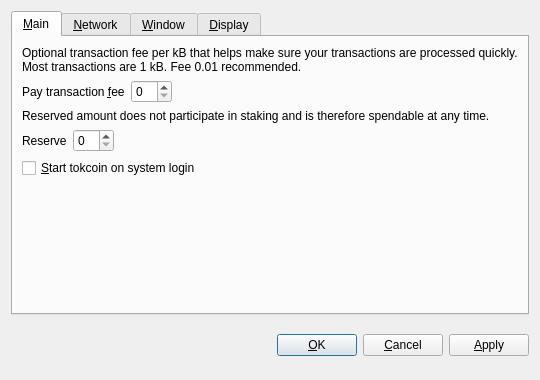
<?xml version="1.0" encoding="UTF-8"?>
<ui version="4.0">
 <class>OptionsDialog</class>
 <widget class="QDialog" name="OptionsDialog">
  <property name="geometry">
   <rect>
    <x>0</x>
    <y>0</y>
    <width>540</width>
    <height>380</height>
   </rect>
  </property>
  <property name="windowTitle">
   <string>Options</string>
  </property>
  <property name="modal">
   <bool>true</bool>
  </property>
  <layout class="QVBoxLayout" name="verticalLayout">
   <item>
    <widget class="QTabWidget" name="tabWidget">
     <property name="tabPosition">
      <enum>QTabWidget::North</enum>
     </property>
     <property name="currentIndex">
      <number>0</number>
     </property>
     <widget class="QWidget" name="tabMain">
      <attribute name="title">
       <string>&amp;Main</string>
      </attribute>
      <layout class="QVBoxLayout" name="verticalLayout_Main">
       <item>
        <widget class="QLabel" name="transactionFeeInfoLabel">
         <property name="text">
          <string>Optional transaction fee per kB that helps make sure your transactions are processed quickly. Most transactions are 1 kB. Fee 0.01 recommended.</string>
         </property>
         <property name="textFormat">
          <enum>Qt::PlainText</enum>
         </property>
         <property name="wordWrap">
          <bool>true</bool>
         </property>
        </widget>
       </item>
       <item>
        <layout class="QHBoxLayout" name="horizontalLayoutFee">
         <item>
          <widget class="QLabel" name="transactionFeeLabel">
           <property name="text">
            <string>Pay transaction &amp;fee</string>
           </property>
           <property name="textFormat">
            <enum>Qt::PlainText</enum>
           </property>
           <property name="buddy">
            <cstring>transactionFee</cstring>
           </property>
          </widget>
         </item>
         <item>
          <widget class="BitcoinAmountField" name="transactionFee"/>
         </item>
         <item>
          <spacer name="horizontalSpacerFee">
           <property name="orientation">
            <enum>Qt::Horizontal</enum>
           </property>
           <property name="sizeHint" stdset="0">
            <size>
             <width>40</width>
             <height>20</height>
            </size>
           </property>
          </spacer>
         </item>
        </layout>
       </item>
       <item>
        <widget class="QLabel" name="reserveBalanceInfoLabel">
         <property name="text">
          <string>Reserved amount does not participate in staking and is therefore spendable at any time.</string>
         </property>
         <property name="textFormat">
          <enum>Qt::PlainText</enum>
         </property>
         <property name="wordWrap">
          <bool>true</bool>
         </property>
        </widget>
       </item>
       <item>
        <layout class="QHBoxLayout" name="horizontalLayoutReserveBalance">
         <item>
          <widget class="QLabel" name="reserveBalanceLabel">
           <property name="text">
            <string>Reserve</string>
           </property>
           <property name="textFormat">
            <enum>Qt::PlainText</enum>
           </property>
           <property name="buddy">
            <cstring>reserveBalance</cstring>
           </property>
          </widget>
         </item>
         <item>
          <widget class="BitcoinAmountField" name="reserveBalance"/>
         </item>
         <item>
          <spacer name="horizontalSpacerReserveBalance">
           <property name="orientation">
            <enum>Qt::Horizontal</enum>
           </property>
           <property name="sizeHint" stdset="0">
            <size>
             <width>40</width>
             <height>20</height>
            </size>
           </property>
          </spacer>
         </item>
        </layout>
       </item>
       <item>
        <widget class="QCheckBox" name="bitcoinAtStartup">
         <property name="toolTip">
          <string>Automatically start tokcoin after logging in to the system.</string>
         </property>
         <property name="text">
          <string>&amp;Start tokcoin on system login</string>
         </property>
        </widget>
       </item>
       <item>
        <spacer name="verticalSpacer_Main">
         <property name="orientation">
          <enum>Qt::Vertical</enum>
         </property>
         <property name="sizeHint" stdset="0">
          <size>
           <width>20</width>
           <height>40</height>
          </size>
         </property>
        </spacer>
       </item>
      </layout>
     </widget>
     <widget class="QWidget" name="tabNetwork">
      <attribute name="title">
       <string>&amp;Network</string>
      </attribute>
      <layout class="QVBoxLayout" name="verticalLayout_Network">
       <item>
        <widget class="QCheckBox" name="mapPortUpnp">
         <property name="toolTip">
          <string>Automatically open the tokcoin client port on the router. This only works when your router supports UPnP and it is enabled.</string>
         </property>
         <property name="text">
          <string>Map port using &amp;UPnP</string>
         </property>
        </widget>
       </item>
       <item>
        <widget class="QCheckBox" name="connectSocks">
         <property name="toolTip">
          <string>Connect to the tokcoin network through a SOCKS proxy (e.g. when connecting through Tor).</string>
         </property>
         <property name="text">
          <string>&amp;Connect through SOCKS proxy:</string>
         </property>
        </widget>
       </item>
       <item>
        <layout class="QHBoxLayout" name="horizontalLayout_Network">
         <item>
          <widget class="QLabel" name="proxyIpLabel">
           <property name="text">
            <string>Proxy &amp;IP:</string>
           </property>
           <property name="textFormat">
            <enum>Qt::PlainText</enum>
           </property>
           <property name="buddy">
            <cstring>proxyIp</cstring>
           </property>
          </widget>
         </item>
         <item>
          <widget class="QValidatedLineEdit" name="proxyIp">
           <property name="maximumSize">
            <size>
             <width>140</width>
             <height>16777215</height>
            </size>
           </property>
           <property name="toolTip">
            <string>IP address of the proxy (e.g. 127.0.0.1)</string>
           </property>
          </widget>
         </item>
         <item>
          <widget class="QLabel" name="proxyPortLabel">
           <property name="text">
            <string>&amp;Port:</string>
           </property>
           <property name="textFormat">
            <enum>Qt::PlainText</enum>
           </property>
           <property name="buddy">
            <cstring>proxyPort</cstring>
           </property>
          </widget>
         </item>
         <item>
          <widget class="QLineEdit" name="proxyPort">
           <property name="maximumSize">
            <size>
             <width>55</width>
             <height>16777215</height>
            </size>
           </property>
           <property name="toolTip">
            <string>Port of the proxy (e.g. 9050)</string>
           </property>
          </widget>
         </item>
         <item>
          <widget class="QLabel" name="socksVersionLabel">
           <property name="text">
            <string>SOCKS &amp;Version:</string>
           </property>
           <property name="textFormat">
            <enum>Qt::PlainText</enum>
           </property>
           <property name="buddy">
            <cstring>socksVersion</cstring>
           </property>
          </widget>
         </item>
         <item>
          <widget class="QValueComboBox" name="socksVersion">
           <property name="toolTip">
            <string>SOCKS version of the proxy (e.g. 5)</string>
           </property>
          </widget>
         </item>
         <item>
          <spacer name="horizontalSpacer_Network">
           <property name="orientation">
            <enum>Qt::Horizontal</enum>
           </property>
           <property name="sizeHint" stdset="0">
            <size>
             <width>40</width>
             <height>20</height>
            </size>
           </property>
          </spacer>
         </item>
        </layout>
       </item>
       <item>
        <spacer name="verticalSpacer_Network">
         <property name="orientation">
          <enum>Qt::Vertical</enum>
         </property>
         <property name="sizeHint" stdset="0">
          <size>
           <width>20</width>
           <height>40</height>
          </size>
         </property>
        </spacer>
       </item>
      </layout>
     </widget>
     <widget class="QWidget" name="tabWindow">
      <attribute name="title">
       <string>&amp;Window</string>
      </attribute>
      <layout class="QVBoxLayout" name="verticalLayout_Window">
       <item>
        <widget class="QCheckBox" name="minimizeToTray">
         <property name="toolTip">
          <string>Show only a tray icon after minimizing the window.</string>
         </property>
         <property name="text">
          <string>&amp;Minimize to the tray instead of the taskbar</string>
         </property>
        </widget>
       </item>
       <item>
        <widget class="QCheckBox" name="minimizeOnClose">
         <property name="toolTip">
          <string>Minimize instead of exit the application when the window is closed. When this option is enabled, the application will be closed only after selecting Quit in the menu.</string>
         </property>
         <property name="text">
          <string>M&amp;inimize on close</string>
         </property>
        </widget>
       </item>
       <item>
        <spacer name="verticalSpacer_Window">
         <property name="orientation">
          <enum>Qt::Vertical</enum>
         </property>
         <property name="sizeHint" stdset="0">
          <size>
           <width>20</width>
           <height>40</height>
          </size>
         </property>
        </spacer>
       </item>
      </layout>
     </widget>
     <widget class="QWidget" name="tabDisplay">
      <attribute name="title">
       <string>&amp;Display</string>
      </attribute>
      <layout class="QVBoxLayout" name="verticalLayout_Display">
       <item>
        <layout class="QHBoxLayout" name="horizontalLayout_1_Display">
         <item>
          <widget class="QLabel" name="langLabel">
           <property name="text">
            <string>User Interface &amp;language:</string>
           </property>
           <property name="textFormat">
            <enum>Qt::PlainText</enum>
           </property>
           <property name="buddy">
            <cstring>lang</cstring>
           </property>
          </widget>
         </item>
         <item>
          <widget class="QValueComboBox" name="lang">
           <property name="toolTip">
            <string>The user interface language can be set here. This setting will take effect after restarting tokcoin.</string>
           </property>
          </widget>
         </item>
        </layout>
       </item>
       <item>
        <layout class="QHBoxLayout" name="horizontalLayout_2_Display">
         <item>
          <widget class="QLabel" name="unitLabel">
           <property name="text">
            <string>&amp;Unit to show amounts in:</string>
           </property>
           <property name="textFormat">
            <enum>Qt::PlainText</enum>
           </property>
           <property name="buddy">
            <cstring>unit</cstring>
           </property>
          </widget>
         </item>
         <item>
          <widget class="QValueComboBox" name="unit">
           <property name="toolTip">
            <string>Choose the default subdivision unit to show in the interface and when sending coins.</string>
           </property>
          </widget>
         </item>
        </layout>
       </item>
       <item>
        <widget class="QCheckBox" name="displayAddresses">
         <property name="toolTip">
          <string>Whether to show tokcoin addresses in the transaction list or not.</string>
         </property>
         <property name="text">
          <string>&amp;Display addresses in transaction list</string>
         </property>
        </widget>
       </item>
       <item>
        <widget class="QCheckBox" name="coinControlFeatures">
         <property name="toolTip">
          <string>Whether to show coin control features or not.</string>
         </property>
         <property name="text">
          <string>Display coin &amp;control features (experts only!)</string>
         </property>
        </widget>
       </item>
       <item>
        <spacer name="verticalSpacer_Display">
         <property name="orientation">
          <enum>Qt::Vertical</enum>
         </property>
         <property name="sizeHint" stdset="0">
          <size>
           <width>20</width>
           <height>40</height>
          </size>
         </property>
        </spacer>
       </item>
      </layout>
     </widget>
    </widget>
   </item>
   <item>
    <layout class="QHBoxLayout" name="horizontalLayout_Buttons">
     <item>
      <spacer name="horizontalSpacer_1">
       <property name="orientation">
        <enum>Qt::Horizontal</enum>
       </property>
       <property name="sizeHint" stdset="0">
        <size>
         <width>40</width>
         <height>48</height>
        </size>
       </property>
      </spacer>
     </item>
     <item>
      <widget class="QLabel" name="statusLabel">
       <property name="font">
        <font>
         <weight>75</weight>
         <bold>true</bold>
        </font>
       </property>
       <property name="text">
        <string/>
       </property>
       <property name="textFormat">
        <enum>Qt::PlainText</enum>
       </property>
       <property name="wordWrap">
        <bool>true</bool>
       </property>
      </widget>
     </item>
     <item>
      <spacer name="horizontalSpacer_2">
       <property name="orientation">
        <enum>Qt::Horizontal</enum>
       </property>
       <property name="sizeHint" stdset="0">
        <size>
         <width>40</width>
         <height>48</height>
        </size>
       </property>
      </spacer>
     </item>
     <item>
      <widget class="QPushButton" name="okButton">
       <property name="text">
        <string>&amp;OK</string>
       </property>
      </widget>
     </item>
     <item>
      <widget class="QPushButton" name="cancelButton">
       <property name="text">
        <string>&amp;Cancel</string>
       </property>
       <property name="autoDefault">
        <bool>false</bool>
       </property>
      </widget>
     </item>
     <item>
      <widget class="QPushButton" name="applyButton">
       <property name="text">
        <string>&amp;Apply</string>
       </property>
       <property name="autoDefault">
        <bool>false</bool>
       </property>
      </widget>
     </item>
    </layout>
   </item>
  </layout>
 </widget>
 <customwidgets>
  <customwidget>
   <class>BitcoinAmountField</class>
   <extends>QSpinBox</extends>
   <header>bitcoinamountfield.h</header>
  </customwidget>
  <customwidget>
   <class>QValueComboBox</class>
   <extends>QComboBox</extends>
   <header>qvaluecombobox.h</header>
  </customwidget>
  <customwidget>
   <class>QValidatedLineEdit</class>
   <extends>QLineEdit</extends>
   <header>qvalidatedlineedit.h</header>
  </customwidget>
 </customwidgets>
 <resources/>
 <connections/>
</ui>
